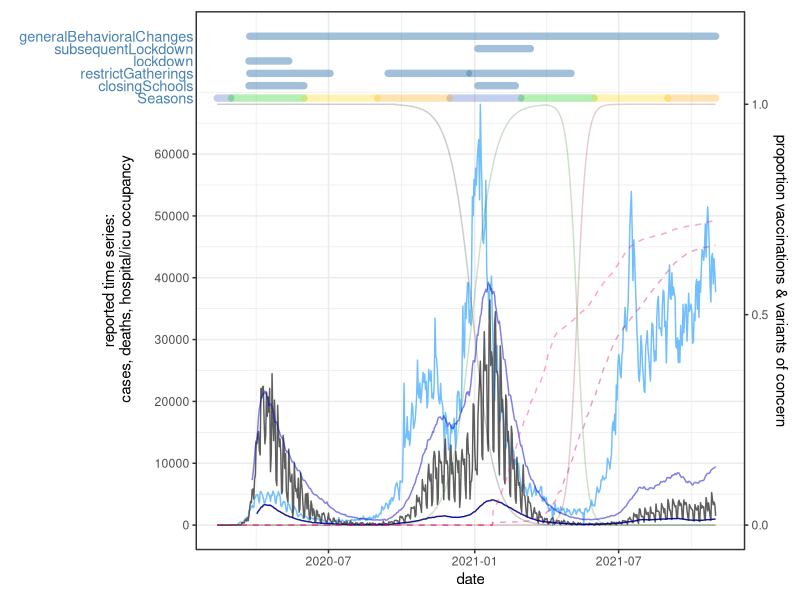
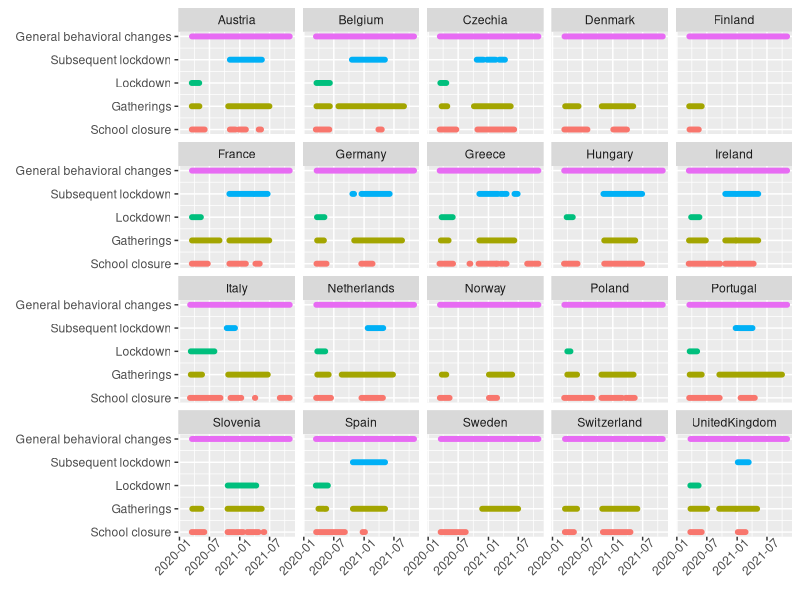

Generate these figures, in order, with R:
# This script implements the plot functions to viz the time series
# 1. function to plot everything in one plot
# 2. the same as 1. but without orhwe stuff - not in the manuscript, only used in presentations for didactical reasons
# 3. script to plot the NPIs  
require(data.table)
require(ggplot2)
require(magrittr)

plot_time_series <- function(dataset, interventions, scale_deaths=20, 
                             shifttext = 2000, shiftstart=1000, hide_legend=T, xpos_shift=25){
  #' Plot function to plot various effects
  #' 
  #' @param dataset A data.table obejct containing all informations
  #' @param interventions A character vector with names of the NPIs
  #' @param shifttext Defines each offset for the y distance between NPIs
  #' @param shiftstart The offset to start from the time series
  #' 
  #' @return A ggplot object
  
  
  shift = shiftstart
  dataset <- copy(dataset) # just to be sure that nothing outside the function gets overwritten
  
  for(intervention in interventions){
    shift = shift + shifttext
    id <- dataset[[intervention]]  == 0
    if (sum(id) == length(id)) {
      id[1] <- FALSE
      dataset[1, (intervention)] <- 1
    }
    dataset[id, (intervention) := NA]
    dataset[[intervention]] <- dataset[[intervention]] + max(dataset$repC_t)+shift
  }
  
  dataset[, seasons_pos := max(dataset$repC_t) + shiftstart]
  
  # only required if you want to plot a ribbon
  for(season in c("summer", "autumn","winter","spring")){
    id <- dataset[[season]]  == 0
    dataset[id, (season) := NA]
  }
  dataset[, winter := winter * seasons_pos]
  dataset[, spring := spring * seasons_pos]
  dataset[, summer := summer * seasons_pos]
  dataset[, autumn := autumn * seasons_pos]
  
  
  
  g <- ggplot(dataset) + 
    geom_line(aes(date, repC_t, color = "cases"),alpha = 0.9)+
    geom_line(aes(date, D_t*scale_deaths, color = "deaths"), alpha = 0.9)+
    geom_line(aes(date, H_t, color = "hospital"),alpha = 0.5)+
    geom_line(aes(date, Hicu_t, color = "ICU"),alpha = 0.9)+
    geom_line(aes(date, (1-alpha-delta)*max(repC_t), color = "original"),alpha = 0.2)+
    geom_line(aes(date, (alpha)*max(repC_t),color = "alpha"),alpha = 0.2)+
    geom_line(aes(date, (delta)*max(repC_t),color = "delta"),alpha = 0.2)+
    geom_line(aes(date, first_vaccination*max(repC_t), color="Vaccination 1"),alpha = 0.4, linetype="dashed")+
    geom_line(aes(date, second_vaccination*max(repC_t), color="Vaccination 2"),alpha = 0.4, linetype="dashed")+
    ylab("reported time series:\n cases, deaths, hospital/icu occupancy")+
    theme_bw()
  
  
  xpos <- dataset$date %>% min %>% subtract(xpos_shift)
  
  for(intervention in interventions){
    pos <- dataset[[intervention]] %>% na.omit() %>% extract(1)
    
    g <- g + geom_line(aes_string("date", intervention), size = 2.5, color = "steelblue", lineend="round", alpha=0.5)+
      annotate("text", x = xpos, y = pos, label = intervention, color = "steelblue", hjust = 1, size = 3.7)
  }
  
  # lines
  g <- g +
    geom_line(aes(date, winter,color="winter"), size = 2.5,lineend="round", alpha = .3)+
    geom_line(aes(date, spring,color="spring"), size = 2.5,lineend="round", alpha = .3)+
    geom_line(aes(date, summer,color="summer"), size = 2.5,lineend="round", alpha = .3)+
    geom_line(aes(date, autumn,color="autumn"), size = 2.5,lineend="round", alpha = .3)+
    annotate("text", x = xpos, y = dataset$seasons_pos[1], label = "Seasons", color = "steelblue", hjust = 1, size = 3.7)
  
  
  
  max_val <- dataset[[intervention]] %>% max(na.rm=T)
  g <- g + coord_cartesian(ylim = c(0, max_val+1), 
                           xlim = c(min(dataset$date)+5, max(dataset$date)+5), 
                           clip = "off")+
    scale_y_continuous(breaks = dataset$repC_t %>% max %>% seq(0,.,by=10000),
                       sec.axis = sec_axis(~./max(dataset$repC_t),breaks=c(0,0.5,1),
                                           name = "proportion vaccinations & variants of concern"))
  
  g <- g+
    theme(legend.position = 'bottom')+
    scale_color_manual(name="Series", values=c("original"="black",
                                               "alpha"="darkgreen",
                                               "delta"="darkred",
                                               "Vaccination 1" = "deeppink1",
                                               "Vaccination 2" = "deeppink3",
                                               "cases" = "steelblue1",
                                               "deaths" = "grey30",
                                               "hospital" = "blue3",
                                               "ICU" = "darkblue",
                                               "autumn" = "orange", "winter"="royalblue3",
                                               "spring"="green3", "summer"="gold"
    ))
  if (hide_legend){
    g <- g + theme(legend.position="none") + theme(plot.margin = unit(c(0.3,.3,.3, 3), "cm"))+
      theme(axis.title.y = element_text(vjust=5))
    
  }
  return(g)
}


d <- fread("../data/real_data.csv")
ints <- names(d)[15:19]
g <- plot_time_series(d[country == "UnitedKingdom"], ints, xpos_shift = 30)


# please note, that the legend in the manuscript is created by hand as ggplot cannot arrange it in the expected way
ggsave("plot_all_series_UK.pdf",width = 15, height = 8.5)






#################################################################################
# same plot but with invisible lines and no sec axis
#(not used in the paper, but for didactical reasons usefull e.g. in presentations)
#################################################################################

plot_time_series_less_stuff <- function(dataset, interventions, scale_deaths=20, 
                             shifttext = 2000, shiftstart=1000, hide_legend=T, xpos_shift=25){
  shift = shiftstart
  dataset <- copy(dataset) # just to be sure that nothing outside the function gets overwritten
  
  for(intervention in interventions){
    shift = shift + shifttext
    id <- dataset[[intervention]]  == 0
    if (sum(id) == length(id)) {
      id[1] <- FALSE
      dataset[1, (intervention)] <- 1
    }
    dataset[id, (intervention) := NA]
    dataset[[intervention]] <- dataset[[intervention]] + max(dataset$repC_t)+shift
  }
  
  dataset[, seasons_pos := max(dataset$repC_t) + shiftstart]
  # for(ss in c("summer", "autumn","winter","spring")){
  #   id <- dataset[[ss]]  == 0
  #   dataset[id, seasons := ss]
  # }
  
  # only required if you want to plot a ribbon
  for(season in c("summer", "autumn","winter","spring")){
    id <- dataset[[season]]  == 0
    dataset[id, (season) := NA]
  }
  dataset[, winter := winter * seasons_pos]
  dataset[, spring := spring * seasons_pos]
  dataset[, summer := summer * seasons_pos]
  dataset[, autumn := autumn * seasons_pos]
  
  
  
  g <- ggplot(dataset) + 
    geom_line(aes(date, repC_t, color = "cases"),alpha = 0.9)+
    geom_line(aes(date, D_t*scale_deaths, color = "deaths"), alpha = 0.9)+
    geom_line(aes(date, H_t, color = "hospital"),alpha = 0.7)+
    geom_line(aes(date, H_t, color = "ICU"),alpha = 0.7)+
    geom_line(aes(date, (1-alpha-delta)*max(repC_t), color = "original"),alpha = 0)+
    geom_line(aes(date, (alpha)*max(repC_t),color = "alpha"),alpha = 0)+
    geom_line(aes(date, (delta)*max(repC_t),color = "delta"),alpha = 0)+
    geom_line(aes(date, first_vaccination*max(repC_t), color="Vaccination 1"),alpha = 0, linetype="dashed")+
    geom_line(aes(date, second_vaccination*max(repC_t), color="Vaccination 2"),alpha = 0, linetype="dashed")+
    ylab("reported time series:\n cases, deaths, hospital/icu occupancy")
  
  
  xpos <- dataset$date %>% min %>% subtract(xpos_shift)
  
  for(intervention in interventions){
    pos <- dataset[[intervention]] %>% na.omit() %>% extract(1)
    
    g <- g + geom_line(aes_string("date", intervention), size = 2.5, color = "steelblue", lineend="round", alpha=0)+
      annotate("text", x = xpos, y = pos, label = intervention, color = "steelblue", alpha=0)
  }
  g <- g +
    geom_line(aes(date, winter,color="winter"), size = 2.5,lineend="round", alpha = 0)+
    geom_line(aes(date, spring,color="spring"), size = 2.5,lineend="round", alpha = 0)+
    geom_line(aes(date, summer,color="summer"), size = 2.5,lineend="round", alpha = 0)+
    geom_line(aes(date, autumn,color="autumn"), size = 2.5,lineend="round", alpha = 0)+
    annotate("text", x = xpos, y = dataset$seasons_pos[1], label = "Seasons", color = "steelblue", alpha=0)
  
  
  
  max_val <- dataset[[intervention]] %>% max(na.rm=T)
  g <- g + coord_cartesian(ylim = c(0, max_val+1), 
                           xlim = c(min(dataset$date)-5, max(dataset$date)+5), 
                           clip = "off")+
    scale_y_continuous(breaks = dataset$repC_t %>% max %>% seq(0,.,by=10000),
    )
  
  
  g <- g+
    theme(legend.position = 'bottom')+
    scale_color_manual(name="Series", values=c("original"="black",
                                               "alpha"="darkgreen",
                                               "delta"="darkred",
                                               "Vaccination 1" = "deeppink1",
                                               "Vaccination 2" = "deeppink3",
                                               "cases" = "steelblue1",
                                               "deaths" = "steelblue4",
                                               "hospital" = "steelblue2",
                                               "ICU" = "steelblue3",
                                               "autumn" = "orange", "winter"="royalblue3",
                                               "spring"="green3", "summer"="gold"
    ))
  if (hide_legend){
    g <- g + theme(legend.position="none")
    
  }
  return(g)
}







#################################################################################
# code to plot the interventions as timeline
#################################################################################



ddd <- fread("../data/real_data.csv")[,.(country, date, 
                                         closingSchools,
                                         restrictGatherings,
                                         lockdown,
                                         subsequentLockdown,
                                         generalBehavioralChanges
                                         #winter,
                                         #spring,
                                         #summer,
                                         #autumn
                                         )]

cols <- colnames(ddd)[3:7]

i <- 1
for(npi in cols){
  ddd[[npi]] <- ddd[[npi]] * 0.1*i
  i <- i+1
}

ddd <- melt(ddd, id.vars = c("country", "date")) 
ddd[value == 0, value := NA]

npi_names <- c("School closure", "Gatherings", "Lockdown", "Subsequent lockdown","General behavioral changes")

g <- ggplot(ddd)+
  geom_line(aes(date, value, color = variable),size=2, lineend = "round")+
  facet_wrap(~country)+
  scale_y_continuous(labels=npi_names)+
  theme(legend.position = "none")+
  ylab(element_blank())+
  xlab(element_blank())+
  theme(axis.text.x = element_text(angle=45, hjust = 0.8))

  
ggsave("plots_NPIs_europe.pdf", g, width = 10, height = 8)
